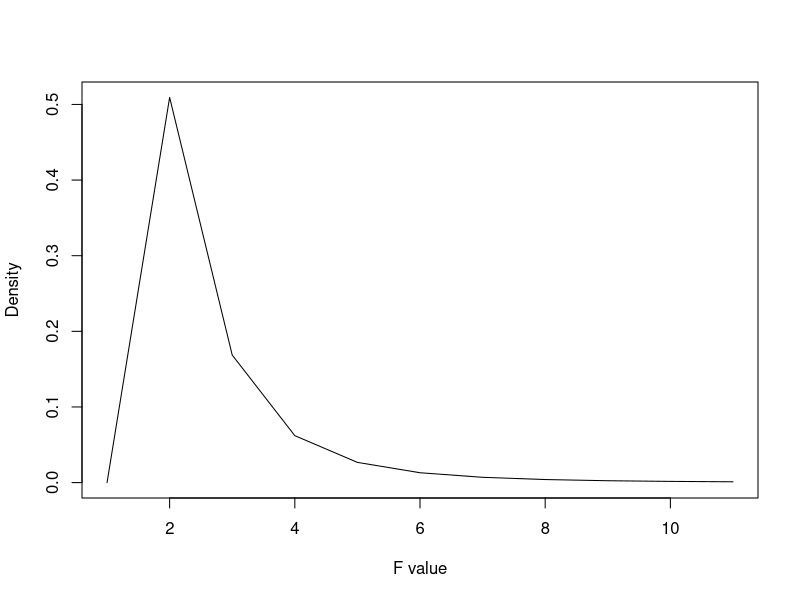
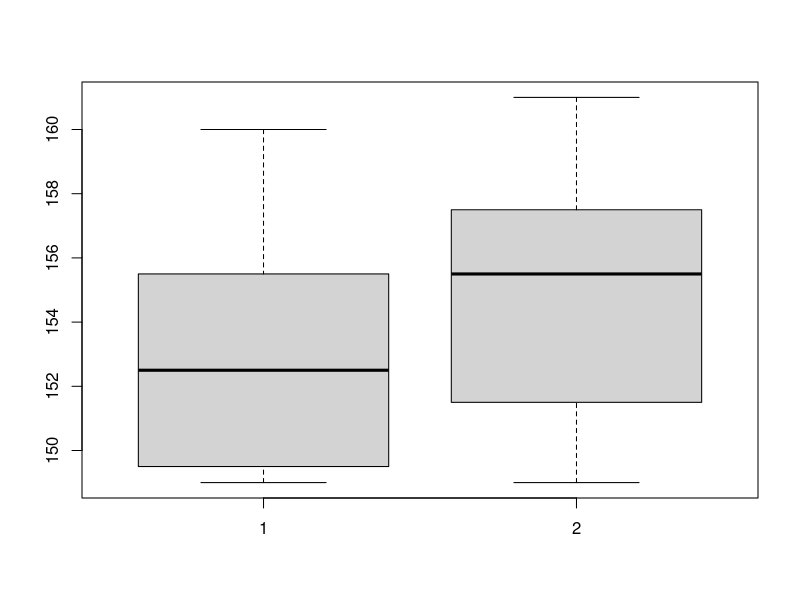

Write R code to recreate these figures, in order.
#F- test checking variances of two samples
#concentration of substance in water at two diff places in a river
#variance diff of concentration when conf level is 90%
#Assumption of equal variance

subs.side1<-c(149,150,157,160,149,152,154,153)
sd(subs.side1)
mean(subs.side1)

subs.side2<-c(152,149,161,158,156,157,155,151)
var(subs.side2)
mean(subs.side2)

var.test(x=subs.side1, y=subs.side2, ratio=1, conf.level = 0.90)
#p value higher than 0.10 (p value at 90%) so fail to reject null
#equal variances

#How to manually calculate F test
#Higher variance in numerator
var.test(x=subs.side2, y=subs.side1, ratio=1, conf.level = 0.90)
#calculate F value
Fcal<-var(subs.side2)/var(subs.side1)
Fcal


# Obtaining F critical using R inbuilt functions (rf (random number), pf (probability),qf (opposite of pf),df(vertical height))
#function F crit gives critical value
Fcrit<-qf(p=0.05,df1=7, df2=7, lower.tail = F) #looking at right tail

#Compare Fcal to Fcrit to :fail to reject or reject null

#plot F distribution # remember two samples so two diff degrees of freedom
x<-seq(0,10)
df(x,df1=7, df2=7)

#data visualization
plot(df(x,df1=7, df2=7), type="l", xlab="F value", ylab="Density")
boxplot(subs.side1, subs.side2)

